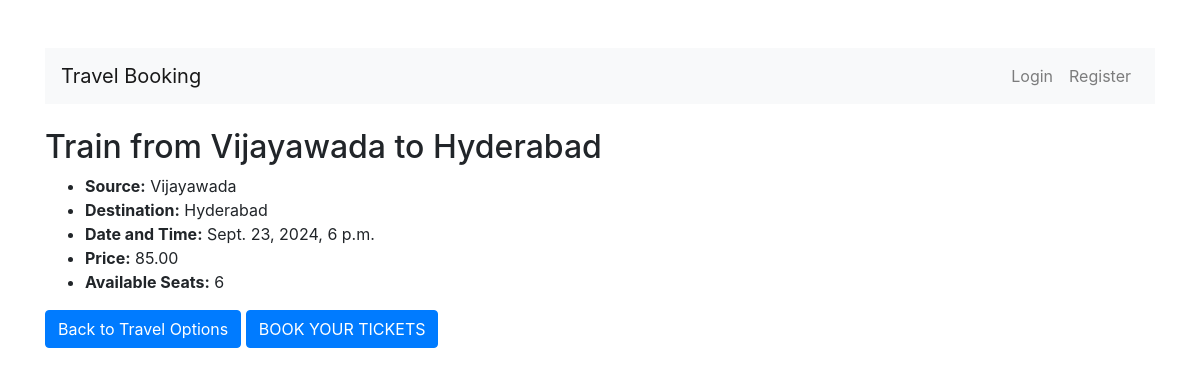
The app's page /travel-option/1/ with its own data.
### users/models.py (models this page shows, shortened)
class TravelOption(models.Model):
    TRAVEL_TYPES = [
        ('flight', 'Flight'),
        ('train', 'Train'),
        ('bus', 'Bus'),
    ]
    travel_id = models.AutoField(primary_key=True)  # Auto-generated travel ID
    travel_type = models.CharField(max_length=10, choices=TRAVEL_TYPES)  # Flight/Train/Bus
    source = models.CharField(max_length=100)  # Starting point
    destination = models.CharField(max_length=100)  # Destination
    date_time = models.DateTimeField()  # Travel date and time
    price = models.DecimalField(max_digits=10, decimal_places=2)  # Price
    available_seats = models.PositiveIntegerField()  # Available seats

### users/views.py (the view)
# urls.py: path('travel-option/<int:travel_id>/', travel_option_detail, name='travel_option_detail'),  # Detail view
def travel_option_detail(request, travel_id):
    travel_option = get_object_or_404(TravelOption, travel_id=travel_id)
    return render(request, 'users/travel_option_detail.html', {'travel_option': travel_option})

### users/templates/users/travel_option_detail.html (shortened to what this page needs)
{% extends "base.html" %}
{% block content %}
<h2>{{ travel_option.get_travel_type_display }} from {{ travel_option.source }} to {{ travel_option.destination }}</h2>
<ul>
    <li><strong>Source:</strong> {{ travel_option.source }}</li>
    <li><strong>Destination:</strong> {{ travel_option.destination }}</li>
    <li><strong>Date and Time:</strong> {{ travel_option.date_time }}</li>
    <li><strong>Price:</strong> {{ travel_option.price }}</li>
    <li><strong>Available Seats:</strong> {{ travel_option.available_seats }}</li>
</ul>
<a href="{% url 'travel_options_list' %}" class="btn btn-primary">Back to Travel Options</a>
<a href="{% url 'book_travel_option' %}" class="btn btn-primary">BOOK YOUR TICKETS</a>
{% endblock %}

### records on screen
TravelOption: travel_type "Train", source "Vijayawada", destination "Hyderabad", date_time "Sept. 23, 2024, 6 p.m.", price "85.00", available_seats "6"
